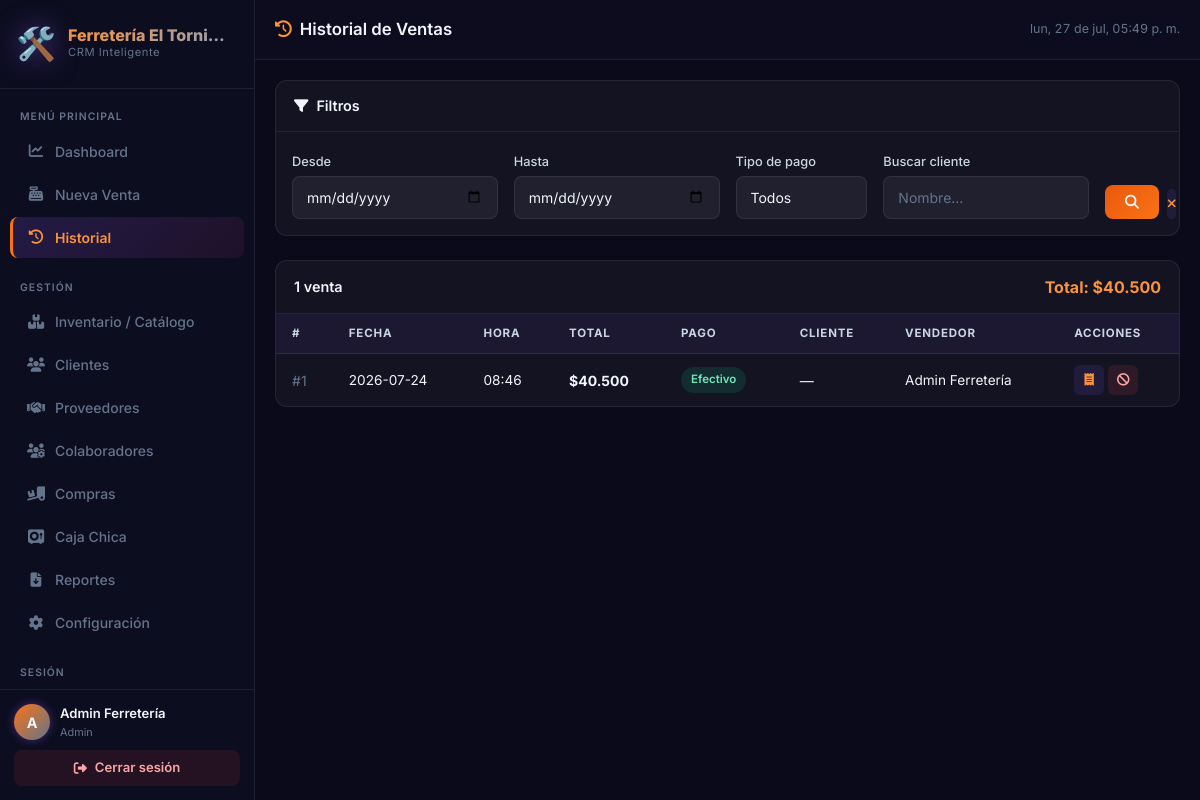
The app's page /ventas/historial (signed in), older data.
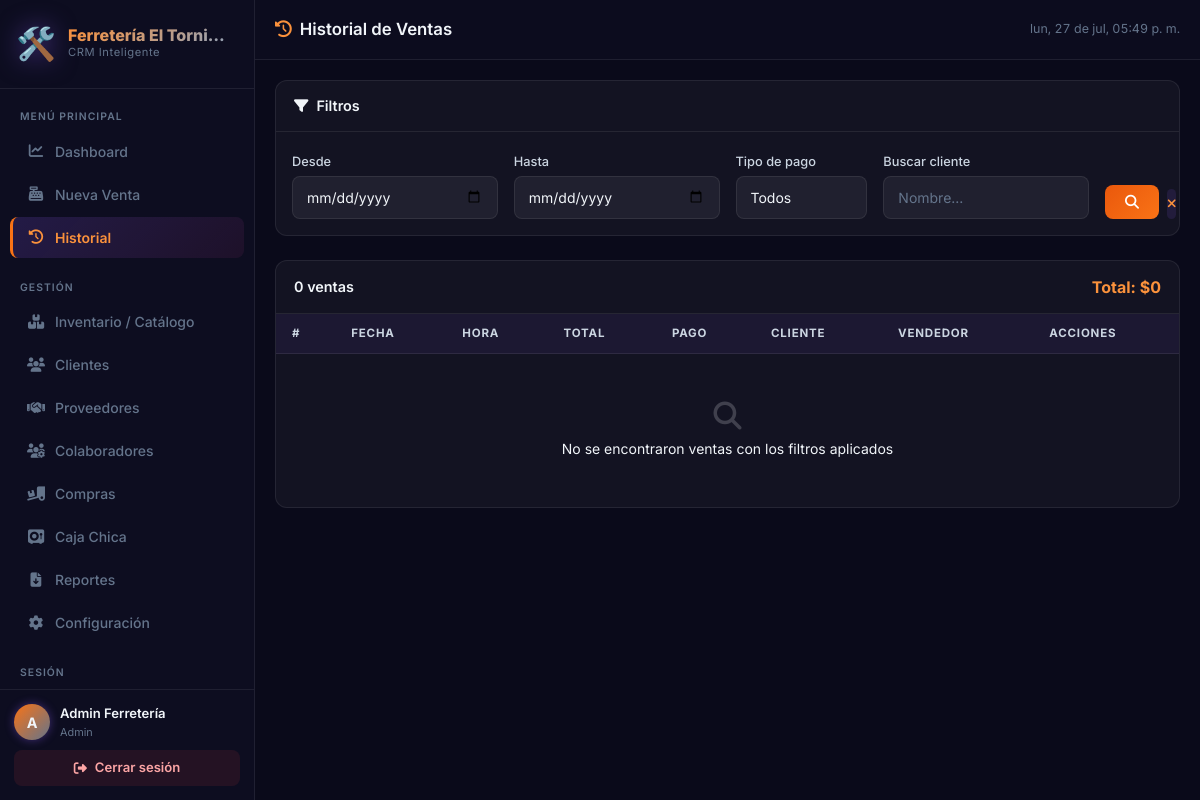
The same page, newer data.
### tables this page shows
CREATE TABLE usuarios (
                            id INTEGER PRIMARY KEY AUTOINCREMENT,
                            comercio_id INTEGER NOT NULL,
                            nombre TEXT NOT NULL,
                            email TEXT UNIQUE NOT NULL,
                            password_hash TEXT NOT NULL,
                            rol TEXT DEFAULT 'vendedor',
                            activo INTEGER DEFAULT 1,
                            fecha_registro TIMESTAMP DEFAULT CURRENT_TIMESTAMP,
                            FOREIGN KEY (comercio_id) REFERENCES comercios(id) ON DELETE CASCADE
                        );

CREATE TABLE ventas (
            id INTEGER PRIMARY KEY AUTOINCREMENT,
            comercio_id INTEGER NOT NULL,
            fecha TIMESTAMP DEFAULT CURRENT_TIMESTAMP,
            total REAL NOT NULL,
            tipo_pago TEXT NOT NULL,
            cliente_id INTEGER,
            usuario_id INTEGER NOT NULL,
            notas TEXT,
            anulada INTEGER DEFAULT 0,
            tipo_pedido TEXT DEFAULT 'Para Llevar' CHECK(tipo_pedido IN ('Mesa', 'Para Llevar', 'Domicilio')),
            mesa_id INTEGER,
            estado_pedido TEXT DEFAULT 'Entregado' CHECK(estado_pedido IN ('Recibido', 'En Cocina', 'Listo', 'Entregado')),
            FOREIGN KEY (comercio_id) REFERENCES comercios(id) ON DELETE CASCADE,
            FOREIGN KEY (cliente_id) REFERENCES clientes(id) ON DELETE SET NULL,
            FOREIGN KEY (usuario_id) REFERENCES "usuarios_old"(id) ON DELETE CASCADE,
            FOREIGN KEY (mesa_id) REFERENCES mesas(id) ON DELETE SET NULL
        );

### routes/ventas.py (the view)
@ventas_bp.route('/ventas/historial')
@login_required
def historial():
    db = get_db()
    comercio_id = session['comercio_id']
    fecha_desde = request.args.get('desde', '')
    fecha_hasta = request.args.get('hasta', '')
    tipo_pago = request.args.get('tipo_pago', '')
    buscar = request.args.get('buscar', '').strip()
    query = '''
        SELECT v.*, u.nombre as vendedor,
               COALESCE(c.nombre, '') as cliente_nombre,
               COALESCE(m.numero, '') as mesa_numero
        FROM ventas v
        JOIN usuarios u ON v.usuario_id = u.id
        LEFT JOIN clientes c ON v.cliente_id = c.id
        LEFT JOIN mesas m ON v.mesa_id = m.id
        WHERE v.anulada = 0 AND v.comercio_id = ?
    '''
    params = [comercio_id]
    if fecha_desde:
        query += ' AND DATE(v.fecha) >= ?'
        params.append(fecha_desde)
    if fecha_hasta:
        query += ' AND DATE(v.fecha) <= ?'
        params.append(fecha_hasta)
    if tipo_pago:
        query += ' AND v.tipo_pago = ?'
        params.append(tipo_pago)
    if buscar:
        query += ' AND (c.nombre LIKE ? OR u.nombre LIKE ?)'
        params.extend([f'%{buscar}%', f'%{buscar}%'])
    query += ' ORDER BY v.fecha DESC LIMIT 200'
    ventas = db.execute(query, params).fetchall()
    total_general = sum(v['total'] for v in ventas)
    return render_template('historial.html',
        ventas=ventas,
        total_general=total_general,
        filtros={
            'desde': fecha_desde, 'hasta': fecha_hasta,
            'tipo_pago': tipo_pago, 'buscar': buscar
        }
    )

### database.py (called while the page is built)
def get_db():
    if 'db' not in g:
        g.db = sqlite3.connect(current_app.config['DATABASE'])
        g.db.row_factory = sqlite3.Row
    return g.db

### utils.py (called while the page is built)
def login_required(f):
    @wraps(f)
    def decorated(*args, **kwargs):
        if 'user_id' not in session:
            return redirect(url_for('auth.login'))
        return f(*args, **kwargs)
    return decorated

### templates/historial.html (shortened to what the changed rows need)
{% extends "base.html" %}
{% block content %}
<div class="table-card">
    <div class="table-card-header">
        <span class="table-card-title">
            {{ ventas | length }} venta{{ 's' if ventas|length != 1 else '' }}
        </span>
        <span style="color:var(--primary-light);font-weight:700">
            Total: {{ total_general | formatear_moneda }}
        </span>
    </div>
    <div class="table-responsive">
        <table class="table mb-0">
            <thead>
                <tr>
                    <th>#</th>
                    <th>Fecha</th>
                    <th>Hora</th>
                    <th>Total</th>
                    <th>Pago</th>
                    <th>Cliente</th>
                    <th>Vendedor</th>
                    <th>Acciones</th>
                </tr>
            </thead>
            <tbody>
                {% for v in ventas %}
                <tr>
                    <td><span class="text-muted-custom">#{{ v.id }}</span></td>
                    <td style="font-size:0.85rem">{{ v.fecha[:10] if v.fecha else '—' }}</td>
                    <td style="font-size:0.85rem">{{ v.fecha[11:16] if v.fecha and v.fecha|length > 10 else '—' }}</td>
                    <td><strong>{{ v.total | formatear_moneda }}</strong></td>
                    <td>
                        <span class="badge-payment badge-{{ v.tipo_pago.lower().replace('é','e') }}">
                            {{ v.tipo_pago }}
                        </span>
                    </td>
                    <td>{{ v.cliente_nombre or '—' }}</td>
                    <td style="font-size:0.85rem">{{ v.vendedor }}</td>
                    <td>
                        <div class="d-flex gap-1">
                            <a href="{{ url_for('ventas.recibo', venta_id=v.id) }}"
                               class="btn-action edit" title="Ver recibo" id="btn-recibo-{{ v.id }}">
                                <i class="fas fa-receipt"></i>
                            </a>
                            {% if session.get('rol') == 'admin' %}
                            <form method="POST" action="{{ url_for('ventas.anular', venta_id=v.id) }}"
                                  onsubmit="return confirm('¿Seguro que deseas anular la venta #{{ v.id }}?')">
                                <button type="submit" class="btn-action danger" title="Anular" id="btn-anular-{{ v.id }}">
                                    <i class="fas fa-ban"></i>
                                </button>
                            </form>
                            {% endif %}
                        </div>
                    </td>
                </tr>
                {% else %}
                <tr>
                    <td colspan="8" class="text-center py-5" style="color:var(--text-muted)">
                        <i class="fas fa-search fa-2x mb-2 d-block" style="opacity:0.2"></i>
                        No se encontraron ventas con los filtros aplicados
                    </td>
                </tr>
                {% endfor %}
            </tbody>
        </table>
    </div>
</div>
{% endblock %}

### templates/base.html (shortened to what the changed rows need)
<!DOCTYPE html>
<html lang="es">
<head>
    <link href="https://cdn.jsdelivr.net/npm/bootstrap@5.3.2/dist/css/bootstrap.min.css" rel="stylesheet">
    <link rel="stylesheet" href="https://cdnjs.cloudflare.com/ajax/libs/font-awesome/6.5.1/css/all.min.css">
    <link rel="stylesheet" href="{{ url_for('static', filename='css/style.css') }}">
</head>
<body class="theme-{{ session.get('comercio_tipo', 'general') }}">
<div class="sidebar" id="sidebar">
    <div class="sidebar-footer">
        <div class="user-info-row">
            <div class="user-info-text">
                <div class="user-name">{{ session.get('nombre', '') }}</div>
                <div class="user-role">{{ session.get('rol', '') | capitalize }}</div>
            </div>
        </div>
    </div>
</div>
<div class="main-content" id="mainContent">
    <main class="page-content">
        {% block content %}{% endblock %}
    </main>
</div>
</body>
</html>

Row changes from the older to the newer data that the page shows:
no longer on this page (row edited): usuarios: get "Admin Ferretería", get "Admin"
removed ventas: id "1", fecha "2026-07-24", fecha "08:46", total "$40.500", tipo_pago "Efectivo", cliente_nombre "—", vendedor "Admin Ferretería"
Text that changed along with them:
{{ session.get('nombre', '') }}: (not shown) → "Admin Ferretería"
{{ session.get('rol', '') | capitalize }}: (not shown) → "Admin"
{{ ventas | length }}: "1" → "0"
{{ 's' if ventas|length != 1 else '' }}: (not shown) → "s"
{{ total_general | formatear_moneda }}: "$40.500" → "$0"
text now shown: "No se encontraron ventas con los filtros aplicados"
